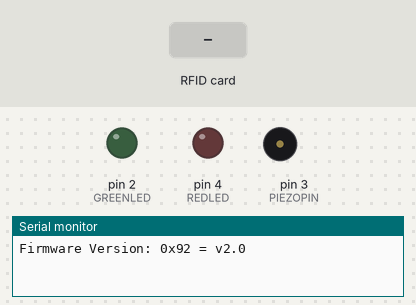
The sketch below on a simulated Arduino Uno, built with avr-gcc and run on an emulated ATmega328P. On the bench: output pins drawn as LEDs (lit = HIGH), buzzer (waves = sounding), the last lines printed to the serial monitor. The test bench sets the inputs (shaded band). Pins used as bus, display or sensor lines are not drawn.

Above: at 1.2 s.
1.3 s: RFID card 5E 7A 19 C4 held to the reader
At 10.5 s:
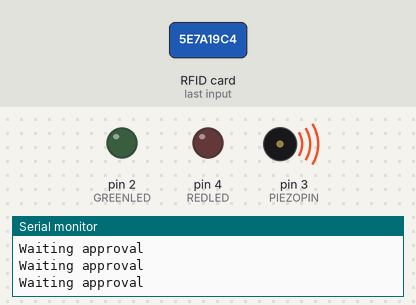
Timing chart, 0 to 10.9 s (numbered marks = the images above; inputs shaded):
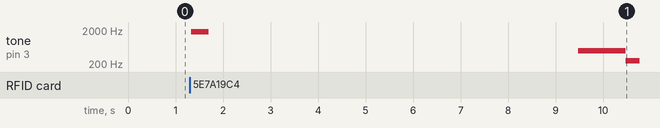

Measured:
- after the input at 1.3 s, tone on pin 3 (PIEZOPIN): plays 1760 Hz for 0.38 s, 494 Hz for 1.0 s, 250 Hz for 0.30 s, starting at once

The sketch:

LockController.ino
```cpp
#include <ArduinoJson.hpp>
#include <ArduinoJson.h>
#include <SoftwareSerial.h>
#include <SPI.h>
#include <MFRC522.h>

#define RSTPIN 9
#define SSPIN 10
#define PIEZOPIN 3

#define REDLED 4
#define GREENLED 2

MFRC522 rfid(SSPIN, RSTPIN);

SoftwareSerial EEBlue(5, 6);
String tagInProcess = "";
bool isProcessingTag = false;
bool isLocked = true;

const long thresholdDelay = 8000;
unsigned long previousMillis = 0;

bool isInitialized = false;

void setup()
{

  Serial.begin(9600);
  EEBlue.begin(9600);

  pinMode(REDLED, OUTPUT);
  pinMode(GREENLED, OUTPUT);

  SPI.begin();
  rfid.PCD_Init();
  rfid.PCD_DumpVersionToSerial();

  StaticJsonBuffer<512> jsonBuffer;
  JsonObject &root = jsonBuffer.createObject();
  root["initialization_request"] = "setup";
  root.printTo(EEBlue);
  EEBlue.println();
}

void loop()
{

	if (millis() % 5000 == 0 && !isInitialized)
	{

		StaticJsonBuffer<512> jsonBuffer;
		JsonObject &root = jsonBuffer.createObject();
		root["initialization_request"] = "setup";
		root.printTo(EEBlue);
		EEBlue.println();
	}

  String tagId = getid();

  if (!isProcessingTag)
  {
    if (tagId != "")
    {
      tone(PIEZOPIN, 1760);
      Serial.println("Tag id is: " + tagId);
      tagInProcess = tagId;
      StaticJsonBuffer<512> jsonBuffer;
      JsonObject &root = jsonBuffer.createObject();
      root["tagId"] = tagId;
      root.printTo(EEBlue);
      EEBlue.println();

      //Start timing for response delay
      previousMillis = millis();

      root.prettyPrintTo(Serial);
      isProcessingTag = true;
      delay(350);
      noTone(PIEZOPIN);
    }
  }

  if (isProcessingTag)
  {
    unsigned long currentMillis = millis();
    if (currentMillis - previousMillis >= thresholdDelay)
    {

      isProcessingTag = false;
      tagInProcess = "";
      tone(PIEZOPIN, 494);
      delay(500);
      noTone(PIEZOPIN);
      tone(PIEZOPIN, 494);
      delay(500);
      tone(PIEZOPIN, 250);
      delay(300);
      noTone(PIEZOPIN);
      Serial.println("Request expired");
      Serial.println("Access Denied");
      return;
    }
  }

  if (EEBlue.available())
  {
    StaticJsonBuffer<512> jsonBuffer;
    JsonObject &receivedJson = jsonBuffer.parse(EEBlue);

    String messageType = receivedJson["messageType"];
    if (messageType == "update")
    {
      isLocked = (bool)receivedJson["updateValue"];
      digitalWrite(REDLED, isLocked);
      digitalWrite(GREENLED, !isLocked);
      isInitialized = true;
    }
    else if (isInitialized && messageType == "read")
    {
      JsonObject &root = jsonBuffer.createObject();
      root["isLocked"] = isLocked;
      root.printTo(EEBlue);
      EEBlue.println();
    }
    else if (messageType == "tagResponse")
    {

      String validatedTag = receivedJson["tagRead"];

      if (validatedTag == tagInProcess)
      {
        if (receivedJson["accepted"] == "true")
        {
          tone(PIEZOPIN, 2093);
          delay(200);
          noTone(PIEZOPIN);
          tone(PIEZOPIN, 2637);
          delay(200);
          noTone(PIEZOPIN);
          Serial.println("Access Accepted");

          isLocked = !isLocked;
          digitalWrite(REDLED, isLocked);
          digitalWrite(GREENLED, !isLocked);
        }
        else
        {
          tone(PIEZOPIN, 740);
          delay(400);
          noTone(PIEZOPIN);
          tone(PIEZOPIN, 494);
          delay(300);
          noTone(PIEZOPIN);
          Serial.println("Access Denied");
        }
        isProcessingTag = false;
        tagInProcess = "";
      }
    }
  }
  else if (isProcessingTag)
  {
    Serial.println("Waiting approval");
    delay(100);
  }
}

//function to get the UID of the card
String getid()
{
  if (!rfid.PICC_IsNewCardPresent())
  {
    return "";
  }
  if (!rfid.PICC_ReadCardSerial())
  {
    return "";
  }

  String cardId = "";
  for (int i = 0; i < 4; i++)
  {
    cardId += String(rfid.uid.uidByte[i], HEX);
  }
  rfid.PICC_HaltA();

  return cardId;
}
```
